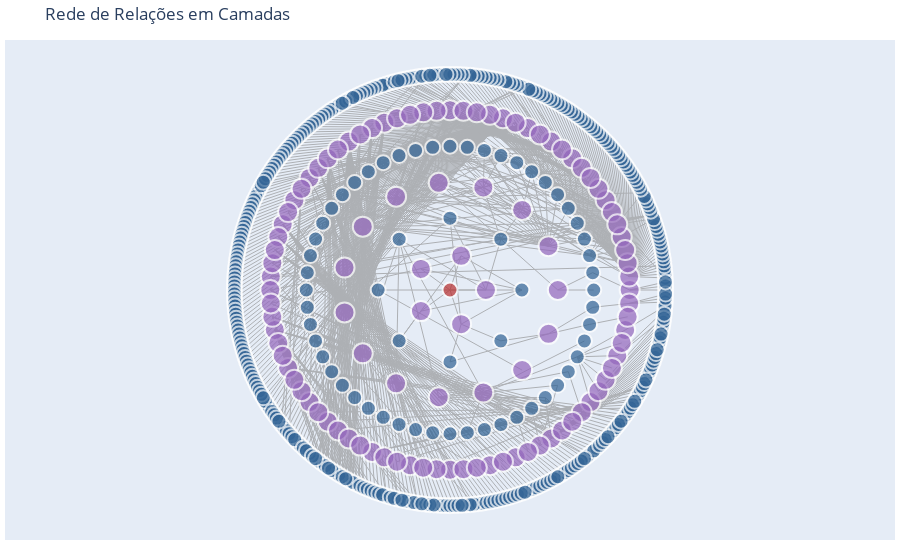

Notebook source saved alongside this figure:
### Code cell
#cnpj_pesquisado = "02833315"
cnpj_pesquisado = input("Digite o CNPJ inicial: ")
max_camadas = 2
df_edges = create_connections_layers(cnpj_pesquisado, max_camadas)
df_data_layers, _ = list_data_layers(cnpj_pesquisado, max_camadas)


plot_layered_network(df_edges, df_data_layers, cnpj_pesquisado)

### Figure 1 — Plotly figure (JSON) as saved in the notebook; plotly's stock layout.template omitted (floating-point values rounded to 4 significant figures; data arrays with more than 128 entries replaced by an {"elided": "..."} marker saying what was removed)
{"data": [{"hoverinfo": "none", "line": {"color": "#888", "width": 1}, "mode": "lines", "opacity": 0.6, "type": "scatter", "x": {"elided": "2076 float values"}, "y": {"elided": "2076 float values"}}, {"hoverinfo": "text", "hovertext": {"elided": "501 str values"}, "marker": {"color": {"elided": "501 str values"}, "line": {"width": 2}, "size": {"elided": "501 int values"}}, "mode": "markers", "type": "scatter", "x": {"elided": "501 float values"}, "y": {"elided": "501 float values"}}], "layout": {"hovermode": "closest", "margin": {"b": 20, "l": 5, "r": 5, "t": 40}, "showlegend": false, "title": {"text": "Rede de Relações em Camadas"}, "xaxis": {"showgrid": false, "showticklabels": false, "zeroline": false}, "yaxis": {"scaleanchor": "x", "scaleratio": 1, "showgrid": false, "showticklabels": false, "zeroline": false}}}
